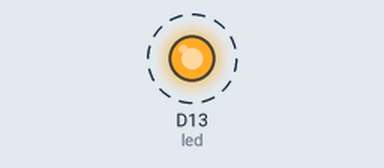
This program was run on a simulated CircuitPython board. Parts: output pins drawn as LEDs (lit = HIGH). Dashed ring = blinking.

Above: at 0.5 s.
Timing chart, 0 to 4.6 s (numbered marks = the images above):
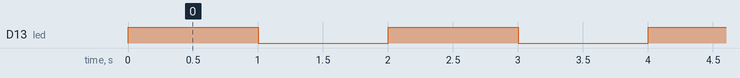

The program:

Blink.py
```python
import time
import board
from digitalio import DigitalInOut, Direction

led = DigitalInOut(board.D13)
led.direction = Direction.OUTPUT

while True:
    led.value = True
    time.sleep(1)
    led.value = False
    time.sleep(1)
```

Measured:
- by itself, D13 (led): alternates HIGH for 1.0 s and LOW for 1.0 s
